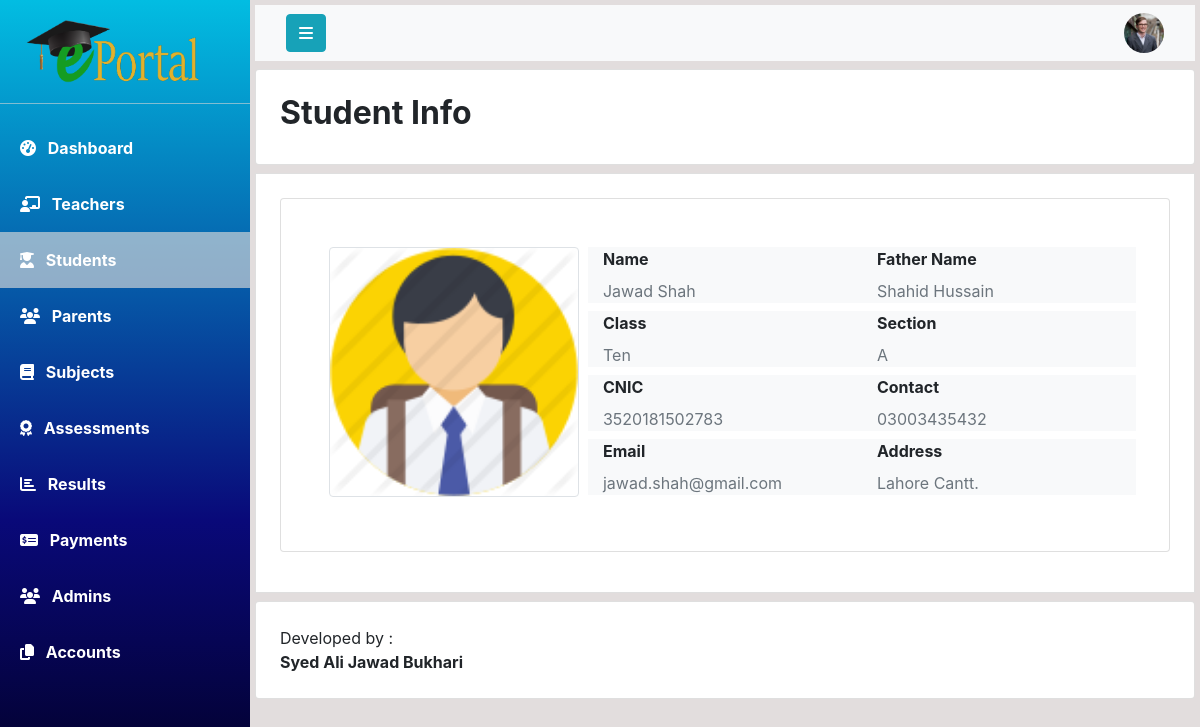
The page /php/admin_view_student.php?id=1 on the database its author committed.
### tables this page shows
CREATE TABLE `students` (
  `student_id` int(11) NOT NULL,
  `first_name` varchar(20) DEFAULT NULL,
  `last_name` varchar(20) DEFAULT NULL,
  `class_name` varchar(20) DEFAULT NULL,
  `mobile_number` varchar(11) DEFAULT NULL,
  `cnic` varchar(13) DEFAULT NULL,
  `address` varchar(100) DEFAULT NULL,
  `gender` varchar(10) DEFAULT NULL,
  `blood_group` char(3) DEFAULT NULL,
  `email` varchar(30) DEFAULT NULL,
  `password` varchar(255) DEFAULT NULL,
  `parent_id` int(11) DEFAULT NULL,
  `account_status` tinyint(1) NOT NULL
);

CREATE TABLE `parents` (
  `parent_id` int(11) NOT NULL,
  `first_name` varchar(20) DEFAULT NULL,
  `last_name` varchar(20) DEFAULT NULL,
  `mobile_number` varchar(11) DEFAULT NULL,
  `cnic` varchar(13) DEFAULT NULL,
  `email` varchar(30) DEFAULT NULL,
  `address` varchar(100) DEFAULT NULL,
  `occupation` varchar(30) DEFAULT NULL,
  `designation` varchar(30) DEFAULT NULL
);

### php/admin_view_student.php (the view, shortened to what this page needs)
<!DOCTYPE html>
<html lang="en">
<head>
    <?php include 'links.php'; ?>
</head>
<body>
    <?php
        include 'DBManager.php';
        $id = $_GET['id'];
        $query = "SELECT * from Students WHERE student_id = '$id'";
        $result = mysqli_query($connection,$query);
        $studentInfo = mysqli_fetch_array($result);
    ?>
    <div class="wrapper">
        <nav id="sidebar">
            <a href="#" id="logo-container">
                <img class="mt-3 ml-4" src="../assets/logo/logo1.png" alt="Logo" width="180">
            </a>
            <hr class="my-3 sidebar-separator" style="background-color: rgba(255, 255, 255, 0.562);">
            <ul>
                <li><a class="nav-link text-white font-weight-bold px-3 py-3" href="manage_students.php">
                        <i class="fas fa-tachometer-alt ml-1 mr-2"></i>
                        Dashboard
                    </a>
                </li>
                <li><a class="nav-link text-white font-weight-bold px-3 py-3" href="manage_teachers.php">
                        <i class="fas fa-chalkboard-teacher ml-1 mr-2"></i>
                        Teachers
                    </a>
                </li>
                <li><a class="nav-link text-white font-weight-bold px-3 py-3 active" href="manage_students.php">
                        <i class="fas fa-user-graduate ml-1 mr-2"></i>
                        Students
                    </a>
                </li>
                <li><a class="nav-link text-white font-weight-bold px-3 py-3" href="manage_parents.php">
                        <i class="fa fa-group ml-1 mr-2"></i>
                        Parents
                    </a>
                </li>
                <li><a class="nav-link text-white font-weight-bold px-3 py-3" href="#">
                        <i class="fas fa-book ml-1 mr-2"></i>
                        Subjects
                    </a>
                </li>
                <li><a class="nav-link text-white font-weight-bold px-3 py-3" href="#">
                        <i class="fas fa-award ml-1 mr-2"></i>
                        Assessments
                    </a>
                </li>
                <li><a class="nav-link text-white font-weight-bold px-3 py-3" href="#">
                        <i class="fa fa-chart-bar ml-1 mr-2"></i>
                        Results
                    </a>
                </li>
                <li><a class="nav-link text-white font-weight-bold px-3 py-3" href="#">
                        <i class="fa fa-money-check-alt ml-1 mr-2"></i>
                        Payments
                    </a>
                </li>
                <li><a class="nav-link text-white font-weight-bold px-3 py-3" href="#">
                        <i class="fas fa-users ml-1 mr-2"></i>
                        Admins
                    </a>
                </li>
                <li><a class="nav-link text-white font-weight-bold px-3 py-3" href="#">
                        <i class="fas fa-copy ml-1 mr-2"></i>
                        Accounts
                    </a>
                </li>
            </ul>
        </nav>
        <div id="content" class="overflow-auto">
            <nav class="navbar mb-2 navbar-light bg-light mb-2">
                <div class="container-fluid">
                    <div class="navbar-header">
                        <button type="button" id="sidebar-toggle" onclick="hideSidebar()"
                            class="btn btn-info navbar-btn mr-auto">
                            <i class="fa fa-bars" aria-hidden="true"></i>
                        </button>
                    </div>
                    <a class="text-decoration-none">
                        <img src="../assets/user-profile.jpg" id="user-profile" onclick="showDropdown()" width="40"height="40" class="rounded-circle ml-auto" alt="User Profile">
                    </a>
                </div>
            </nav>
            <div class="card mb-2 p-4">
                <h2><b>Student Info</b></h2>
            </div>
            <div class="card bg-white mb-2 p-4 rounded-0" id="content-wrapper">
                <div class="card bg-white p-5 mb-3">
                    <div class="row">
                        <div class="col-4">
                            <img src="../assets/user-icon.png" class="border rounded" alt="Profile" width="250" height="250">
                        </div>
                        <div class="col-8">
                            <div class="row mb-2 bg-light">
                                <div class="col-6">
                                    <label class="font-weight-bold text-black d-block">Name</label>
                                    <span class="text-muted"><?php echo $studentInfo['first_name']." ".$studentInfo['last_name']; ?></span>
                                </div>
                                <?php
                                    $parentID = $studentInfo['parent_id'];
                                    $query = "SELECT first_name,last_name from Parents WHERE parent_id = '$parentID'";
                                    $result = mysqli_query($connection,$query);
                                    $parentName = mysqli_fetch_array($result);
                                ?>
                                <div class="col-6">
                                    <label class="font-weight-bold text-black d-block">Father Name</label>
                                    <span class="text-muted"><?php echo $parentName['first_name']." ".$parentName['last_name']; ?></span>
                                </div>
                            </div>
                            <div class="row mb-2 bg-light">
                                <div class="col-6">
                                    <label class="font-weight-bold text-black d-block">Class</label>
                                    <span class="text-muted"><?php echo $studentInfo['class_name']; ?></span>
                                </div>
                                <div class="col-6">
                                    <label class="font-weight-bold text-black d-block">Section</label>
                                    <span class="text-muted">A</span>
                                </div>
                            </div>
                            <div class="row mb-2 bg-light">
                                <div class="col-6">
                                    <label class="font-weight-bold text-black d-block">CNIC</label>
                                    <span class="text-muted"><?php echo $studentInfo['cnic']; ?></span>
                                </div>
                                <div class="col-6">
                                    <label class="font-weight-bold text-black d-block">Contact</label>
                                    <span class="text-muted"><?php echo $studentInfo['mobile_number']; ?></span>
                                </div>
                            </div>
                            <div class="row mb-2 bg-light">
                                <div class="col-6">
                                    <label class="font-weight-bold text-black d-block">Email</label>
                                    <span class="text-muted"><?php echo $studentInfo['email']; ?></span>
                                </div>
                                <div class="col-6">
                                    <label class="font-weight-bold text-black d-block">Address</label>
                                    <span class="text-muted"><?php echo $studentInfo['address']; ?></span>
                                </div>
                            </div>
                        </div>
                    </div>
                </div>
            </div>
            <div class="card p-4 bg-white" id="footer">
                Developed by : <b>Syed Ali Jawad Bukhari</b>
            </div>
        </div>
    </div>
</body>
</html>

### css/style.css (style rules this page uses)
* { padding: 0; margin: 0; box-sizing: border-box; }
.wrapper { display: flex; align-items: stretch; background-color: rgb(226, 221, 221); max-height: 100vh; }
#sidebar { width: 250px; height: 100%; position: fixed; top: 0; left: 0; background-color: #30336b; background: rgb(2,0,36); background: linear-gradient(360deg, rgba(2,0,36,1) 0%, rgba(9,9,121,1) 35%, rgb(2, 189, 226)100%); transition: all 1s; }
#sidebar .active { background-color: rgba(219, 219, 219, 0.651); }
#content { width: 100%; height: 100vh; padding: 5px; margin-left: 250px; overflow-x: hidden; transition: all 1s; }
#dropdown a { text-decoration: none; }

### rows shown on the page
students: first_name "Jawad", last_name "Shah", class_name "Ten", cnic "3520181502783", mobile_number "03003435432", email "jawad.shah@gmail.com", address "Lahore Cantt."
parents: first_name "Shahid", last_name "Hussain"
